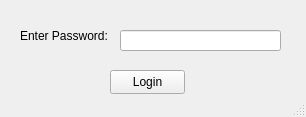
<?xml version="1.0" encoding="UTF-8"?>
<ui version="4.0">
 <class>Login</class>
 <widget class="QMainWindow" name="Login">
  <property name="geometry">
   <rect>
    <x>0</x>
    <y>0</y>
    <width>306</width>
    <height>117</height>
   </rect>
  </property>
  <property name="windowTitle">
   <string>MainWindow</string>
  </property>
  <widget class="QWidget" name="centralwidget">
   <widget class="QLabel" name="label">
    <property name="geometry">
     <rect>
      <x>20</x>
      <y>20</y>
      <width>91</width>
      <height>31</height>
     </rect>
    </property>
    <property name="text">
     <string>Enter Password: </string>
    </property>
   </widget>
   <widget class="QLineEdit" name="passwordText">
    <property name="geometry">
     <rect>
      <x>120</x>
      <y>30</y>
      <width>161</width>
      <height>21</height>
     </rect>
    </property>
   </widget>
   <widget class="QPushButton" name="loginButton">
    <property name="geometry">
     <rect>
      <x>110</x>
      <y>70</y>
      <width>75</width>
      <height>24</height>
     </rect>
    </property>
    <property name="text">
     <string>Login</string>
    </property>
   </widget>
  </widget>
  <widget class="QStatusBar" name="statusbar"/>
 </widget>
 <resources/>
 <connections/>
</ui>
